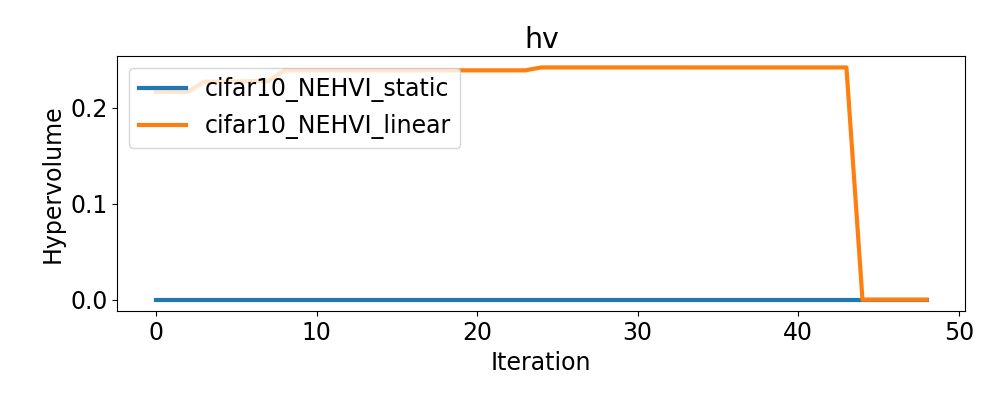

The script that drew this image:
from __future__ import annotations

import json
from sys import argv
from typing import List, Tuple

from matplotlib import pyplot as plt
from argparse import ArgumentParser
from utils import get_file_name


def plot_hvs(hvs: List[Tuple[str, List[float]]], start_iter: int, end_iter: int, title: str):
    plt.rcParams.update({"font.size": 17})
    # plot all hvs in one figure
    fig, ax = plt.subplots(figsize=(10, 4))
    for name, hv in hvs:
        ax.plot(hv[start_iter:end_iter], label=name, linewidth=3)

    ax.set_xlabel("Iteration")
    ax.set_ylabel("Hypervolume")
    ax.legend(loc="upper left")
    ax.set_title(title)

    fig.tight_layout()
    fig.savefig(f"{title}.png")


def main(json_files: List[str], title: str, start_iter: int, end_iter: int, constraint: bool) -> None:
    hvs: List[Tuple[str, List[float]]] = []
    for file in json_files:
        name = get_file_name(file)
        with open(file, "r") as f:
            obj = json.load(f)
            if constraint:
                hv: List[float] = obj["hv_constrained"]
            else:
                hv: List[float] = obj["hv"]
            hvs.append((name, hv))

    plot_hvs(hvs, start_iter, end_iter, title)


if __name__ == "__main__":
    parser = ArgumentParser()

    # Add arguments
    parser.add_argument("--json_files", type=str, nargs="+", help="The json files.")
    parser.add_argument("--title", type=str, default="hv", help="The json files.")
    parser.add_argument(
        "--constraint", action="store_true", help="If True, plot the constrained hv."
    )
    parser.add_argument("--start_iter", type=int, default=0, help="The starting iteration for plotting.")
    parser.add_argument("--end_iter", type=int, default=-1, help="The ending iteration for plotting.")

    args = parser.parse_args()

    # get the parameters
    json_files: List[str] = args.json_files
    title: str = args.title
    constraint: bool = args.constraint
    strart_iter: int = args.start_iter
    end_iter: int = args.end_iter

    main(json_files, title, strart_iter, end_iter, constraint)
